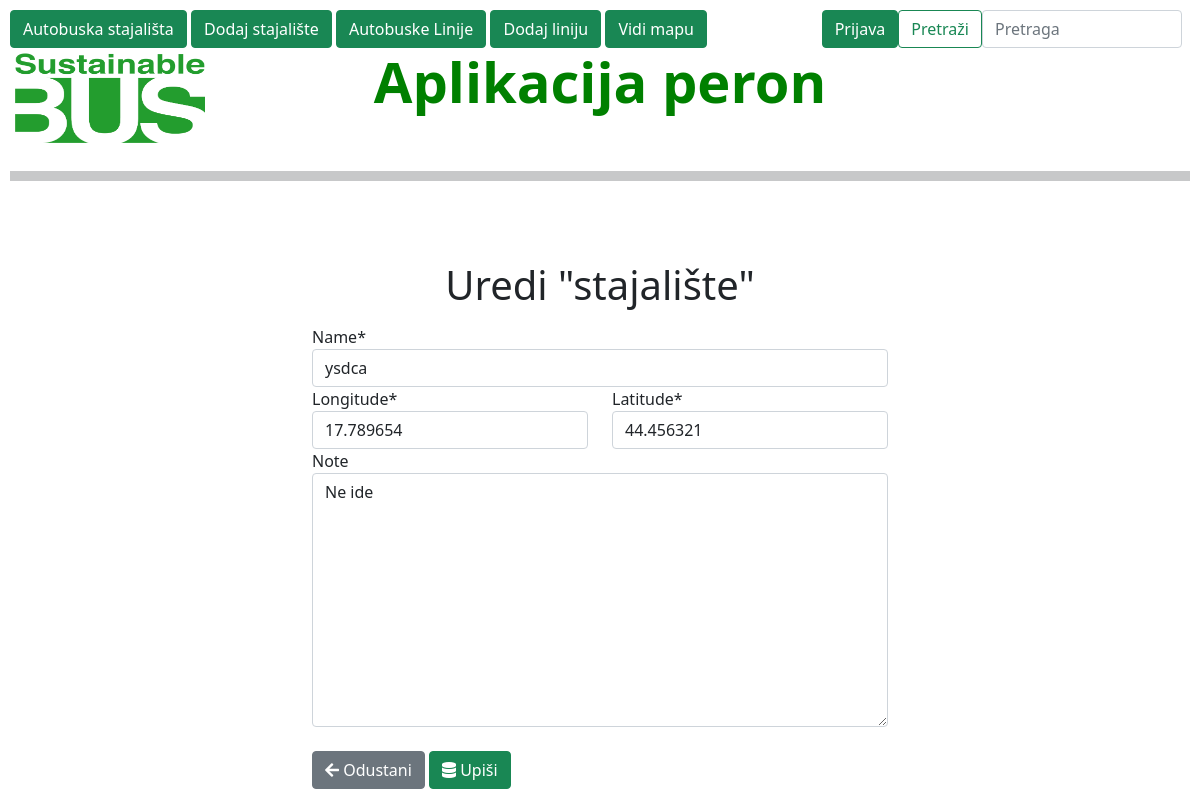
The page /station_edit/20 on the database its author committed.
### peron/models.py (models this page shows, shortened)
class Station(models.Model):
    name = models.CharField(max_length=200, blank = False)
    create_at = models.DateField(auto_now_add=True, blank=False)
    note = models.TextField(blank=True)
    longitude = models.DecimalField(max_digits=9, decimal_places=6, blank = False)
    latitude = models.DecimalField(max_digits=9, decimal_places=6, blank = False)

### peron/views.py (the view)
# urls.py: path('station_edit/<int:pk>', StationEdit.as_view(), name='editStation'),
class StationEdit(UpdateView):
    model = Station
    fields = "__all__"
    template_name = 'peron/station_edit.html'
    success_url = '/station/'

### peron/templates/peron/station_edit.html (shortened to what this page needs)
{% extends 'peron/base.html' %}
{% load crispy_forms_tags %}
{% block content %}<br><br>
        <div class="container" style="max-width:600px">
            <div class="px-3 py-3 pt-md-2 pb-md-0 mx-auto text-center">
            <h1 class="display-9">Uredi "stajalište"</h1>
            </div>
            <div class="py-2">
                <div class="row">
                    <div class="col-12">
                        <form method="post">
                                    {{ form.name|as_crispy_field }}
                                        <div class="row">
                                            <div class="col-md-6">
                                                {{ form.longitude|as_crispy_field }}
                                            </div>
                                            <div class="col-md-6">
                                                {{ form.latitude|as_crispy_field }}
                                            </div>
                                                {{ form.note|as_crispy_field }}
                                        </div><br>
                            <button class="btn btn-secondary"><i class="fa fa-arrow-left" aria-hidden="true"></i>
                                </i><a href="/station" style = "color: white; text-decoration: none;">Odustani</a></button>
                            <button type = "submit" class = "btn btn-success"><i class = "fas fa-database"></i> Upiši</button>
                        </form>
                    </div>
                </div>
            </div>
        </div>
{% endblock %}

### peron/static/css/style.css (style rules this page uses)
html { height: 100%; margin: 0; padding: 5px; }
body { background-color: hsla(89, 63%, 36%, 0.9); height: 100%; padding: 5px; }
* { box-sizing: border-box; }
body { margin: 0; padding: 5; }

### rows shown on the page
Station: name "ysdca", longitude "17.789654", latitude "44.456321", note "Ne ide"
